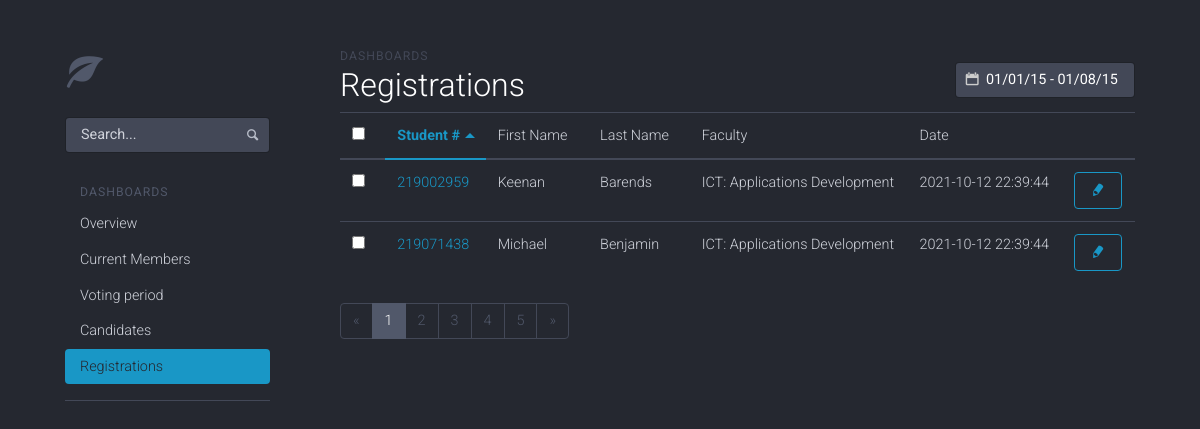
The page /admin/dashboard/registrations/index.php on the database its author committed.
### tables this page shows
CREATE TABLE IF NOT EXISTS `student` (
    `student_id` int(11) NOT NULL AUTO_INCREMENT,
    `student_number` int(9) NOT NULL,
    `student_name` varchar(100) NOT NULL,
    `student_surname` varchar(100) NOT NULL,
    `student_email` varchar(100) NOT NULL,
    `faculty` varchar(150) NOT NULL,
    `password` char(100) NOT NULL,
    PRIMARY KEY (`student_id`),
    UNIQUE KEY `student_id` (`student_number`) USING BTREE
    );

### admin/dashboard/registrations/index.php (the view, shortened to what this page needs)
<!DOCTYPE html>
<html lang="en">
  <head>
      <link href="../assets/css/toolkit-inverse.css" rel="stylesheet">
    <link href="../assets/css/application.css" rel="stylesheet">
  </head>
<body>
  <div class="container">
    <div class="row">
      <div class="col-md-3 sidebar">
        <nav class="sidebar-nav">
          <div class="sidebar-header">
            <a class="sidebar-brand img-responsive" href="../index.html">
              <span class="icon icon-leaf sidebar-brand-icon"></span>
            </a>
          </div>
          <div class="collapse nav-toggleable-md" id="nav-toggleable-md">
            <form class="sidebar-form">
              <input class="form-control" type="text" placeholder="Search...">
              <button type="submit" class="btn-link">
                <span class="icon icon-magnifying-glass"></span>
              </button>
            </form>
            <ul class="nav nav-pills nav-stacked flex-column">
              <li class="nav-header">Dashboards</li>
        <li class="nav-item">
          <a class="nav-link" href="../index.php">Overview</a>
        </li>
        <li class="nav-item">
          <a class="nav-link" href="../currentmembers/index.php">Current Members</a>
        </li>
        <li class="nav-item">
          <a class="nav-link " href="../votingperiod/index.php">Voting period</a>
        </li>
        <li class="nav-item">
          <a class="nav-link " href="../candidates/index.php">Candidates</a>
        </li>
        <li class="nav-item">
          <a class="nav-link active" href="index.php">Registrations</a>
        </li>
            </ul>
            <hr class="visible-xs mt-3">
          </div>
        </nav>
      </div>
      <div class="col-md-9 content">
        <div class="dashhead">
  <div class="dashhead-titles">
    <h6 class="dashhead-subtitle">Dashboards</h6>
    <h2 class="dashhead-title">Registrations</h2>
  </div>
  <div class="btn-toolbar dashhead-toolbar">
    <div class="btn-toolbar-item input-with-icon">
      <input type="text" value="01/01/15 - 01/08/15" class="form-control" data-provide="datepicker">
      <span class="icon icon-calendar"></span>
    </div>
  </div>
</div>
<div class="table-responsive">
  <table class="table" data-sort="table">
    <thead>
      <tr>
        <th><input type="checkbox" class="select-all" id="selectAll"></th>
        <th>Student #</th>
        <th>First Name</th>
        <th>Last Name</th>
        <th>Faculty</th>
        <th>Date</th>
        <th></th>
      </tr>
    </thead>
    <tbody>
      <?php
        require("../../../back-end/conn.php");
        $query = "SELECT student_number, student_name, student_surname, faculty, Now() as 'date' FROM `student`";
        $result = mysqli_query($link, $query);
        while($row = mysqli_fetch_assoc($result)) {
            echo "<tr>
                <td><input type='checkbox' class='select-row'></td>
                <td><a href='#'>".$row["student_number"]."</a></td>
                <td>".$row["student_name"]."</td>
                <td>".$row["student_surname"]."</td>
                <td>".$row["faculty"]."</td>
                <td>".$row["date"]."</td>
                <td><button type='button' class='btn btn-outline-primary'>
                  <span class='icon icon-pencil'></span>
                </button>
</td>
              </tr>";
          }
       ?>
    </tbody>
  </table>
</div>
<div class="text-center">
  <nav>
    <ul class="pagination">
      <li class="page-item">
        <a class="page-link" href="#" aria-label="Previous">
          <span aria-hidden="true">&laquo;</span>
        </a>
      </li>
      <li class="page-item active"><a class="page-link" href="#">1</a></li>
      <li class="page-item"><a class="page-link" href="#">2</a></li>
      <li class="page-item"><a class="page-link" href="#">3</a></li>
      <li class="page-item"><a class="page-link" href="#">4</a></li>
      <li class="page-item"><a class="page-link" href="#">5</a></li>
      <li class="page-item">
        <a class="page-link" href="#" aria-label="Next">
          <span aria-hidden="true">&raquo;</span>
        </a>
      </li>
    </ul>
  </nav>
</div>
      </div>
    </div>
  </div>
  </body>
</html>

### admin/dashboard/assets/css/application.css (style rules this page uses)
body { padding-top: 20px; padding-bottom: 20px; }
@media (min-width: 768px) { body { padding-top: 50px; padding-bottom: 50px; } }
h1, h2, h3, h4, h5, h6, .h1, .h2, .h3, .h4, .h5, .h6 { margin-top: 0; }
hr { margin-top: 30px; margin-bottom: 30px; }

### admin/dashboard/registrations/index.php (style rules this page uses)
body { width: 1px; min-width: 100%; *width: 100%; }

### rows shown on the page
student: student_number "219002959", student_name "Keenan", student_surname "Barends", faculty "ICT: Applications Development", date "2021-10-12 22:39:44"
student: student_number "219071438", student_name "Michael", student_surname "Benjamin", faculty "ICT: Applications Development", date "2021-10-12 22:39:44"
